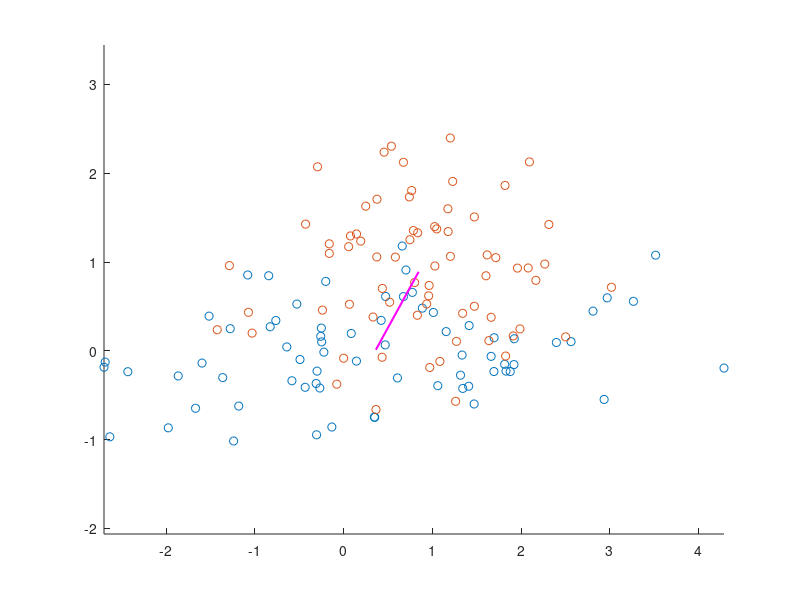

This chart was generated by the following MATLAB code: (Note: this script raises an error after producing the figure.)
clear; close all; clc;

%% a) Prototype Classifier
% The purpose of a classifier is to find a decision boundary where the
% posterior probability of a datapoint x that belongs to the dataset X
% belonging to classes C1 and C2 are the same. Therefore, in terms of
% posterior probabilities, the goal of a Maximum Likelihood Classifier is
% to equate:
%%
% $$p(x \epsilon C_1 | X = x) = p(x \epsilon C_2 | X = x) $$
%%
% Using Bayes' rule, we have:
%%
% $$\frac{p(X = x | x \epsilon C_1) p(x \epsilon C_1)}{p(X = x)} =
% \frac{p(X = x | x \epsilon C_2) p(x \epsilon C_2)}{p(X = x)} $$
%%
% Let the priors be:
%%
% $$p(x \epsilon C_1) = p_1 $$
%% 
% and
%%
% $$p(x \epsilon C_2) = p_2 $$
%%
% And the likelihoods be:
%%
% $$p(X = x | x \epsilon C_1) = f_1(x) $$
%% 
% and
%%
% $$p(X = x | x \epsilon C_2) = f_2(x) $$
%%
% The denominator is the net sum of posterior probabilities of the datapoint 
% belonging to each class. Therefore, we can summarize as:
%%
% $$\frac{f_1(x) p_1}{f_1(x) p_1 + f_2(x) p_2} =
% \frac{f_2(x) p_2}{f_1(x) p_1 + f_2(x) p_2} $$
%%
% The denominators in the equality can be ignored and hence we have:
%%
% $$ f_1(x) p_1 = f_2(x) p_2 $$
%%
% Now if the data are drawn from Gaussian distributions, then we have:
%%
% $$f_1(x) = \frac{1}{\sqrt{(2\pi)^d |\Sigma_1 |}} e^{-\frac{(x - \mu_1)^T \Sigma_1^{-1} (x - \mu_1)}{2}}$$ 
%%
% and
%%
% $$f_2(x) = \frac{1}{\sqrt{(2\pi)^d |\Sigma_2 |}} e^{-\frac{(x - \mu_2)^T \Sigma_2^{-1} (x - \mu_2)}{2}}$$ 
%%
% where, $$x,\ \mu_1,\ \mu_2 \epsilon R^d $$, and $$\Sigma_1,\ \Sigma_2
% \epsilon R^{d \times d} $$
%%
% In the scenario where the covariances of the two classes are scalar
% multiples of identity matrix, we have:
%%
% $$\Sigma_1 = s_1 I = s_1,\ \Sigma_2 = s_2 I = s_2 $$
%%
% Thus, the equality becomes:
%%
% $$\frac{1}{\sqrt{(2\pi)^d s_1}} e^{-\frac{(x - \mu_1)^T
% s_1^{-1} (x - \mu_1)}{2}} p_1 = \frac{1}{\sqrt{(2\pi)^d s_2}} 
% e^{-\frac{(x - \mu_2)^T s_2^{-1} (x - \mu_2)}{2}} p_2 $$
%%
% Therefore:
%%
% $$\frac{p_1}{\sqrt{s_1}} e^{-\frac{(x - \mu_1)^T
% s_1^{-1} (x - \mu_1)}{2}}  = \frac{p_2}{\sqrt{s_2}} 
% e^{-\frac{(x - \mu_2)^T s_2^{-1} (x - \mu_2)}{2}} $$
%%
% Taking natural logarithms on both sides, we get:
%%
% $$ln(\frac{p_1}{\sqrt{s_1}}) - \frac{(x - \mu_1)^T
% s_1^{-1} (x - \mu_1)}{2}  = ln(\frac{p_2}{\sqrt{s_2}})
% -\frac{(x - \mu_2)^T s_2^{-1} (x - \mu_2)}{2} $$
%%
% Therefore,
%%
% $$ln(\frac{p_1}{\sqrt{s_1}}) - \frac{(x - \mu_1)^T
% (x - \mu_1)}{2s_1}  = ln(\frac{p_2}{\sqrt{s_2}})
% -\frac{(x - \mu_2)^T (x - \mu_2)}{2s_2} $$
%%
% Now we can expand the product of vectors as:
%%
% $$(x - \mu_1)^T (x - \mu_1) = x^T x - \mu_1^T x - x^T \mu_1 + \mu_1^T
% \mu_1 = x^T x - 2 x^T \mu_1 + \mu_1^T \mu_1 $$
%%
% Hence we can expand the equality as:
%%
% $$ln(\frac{p_1}{\sqrt{s_1}}) - \frac{x^T x - 2 x^T \mu_1 + \mu_1^T \mu_1}{2s_1}  
% = ln(\frac{p_2}{\sqrt{s_2}}) - \frac{x^T x - 2 x^T \mu_2 + \mu_2^T \mu_2}{2s_2} $$
%%
% Rearranging terms, we get:
%%
% $$\frac{x^T x - 2 x^T \mu_2 + \mu_2^T \mu_2}{2s_2} - \frac{x^T x - 2 x^T \mu_1 + \mu_1^T \mu_1}{2s_1}  
% = ln(\frac{p_2}{\sqrt{s_2}}) - ln(\frac{p_1}{\sqrt{s_1}}) $$
%%
% Multiplying both sides by $$2s_1 s_2 $$, we get:
%%
% $$s_1 (x^T x - 2 x^T \mu_2 + \mu_2^T \mu_2) - s_2 (x^T x - 2 x^T \mu_1 + \mu_1^T \mu_1)  
% = (2s_1 s_2)\times (ln(\frac{p_2}{\sqrt{s_2}}) - ln(\frac{p_1}{\sqrt{s_1}})) $$
%%
% Hence, we have:
%%
% $$s_1 (x^T x - 2 x^T \mu_2 + \mu_2^T \mu_2) - s_2 (x^T x - 2 x^T \mu_1 + \mu_1^T \mu_1)  
% = (2s_1 s_2)\times (ln(\frac{p_2 \sqrt{s_1}}{p_1 \sqrt{s_2}})) $$
%%
% The decision boundary exists for the case where $$p_1 = p_2 $$. Hence at the boundary, we
% get:
%%
% $$s_1 (x^T x - 2 x^T \mu_2 + \mu_2^T \mu_2) - s_2 (x^T x - 2 x^T \mu_1 + \mu_1^T \mu_1)  
% = (2s_1 s_2)\times (ln(\frac{\sqrt{s_1}}{\sqrt{s_2}})) $$
%%
% Also, the linear discriminant "prototype classifier" assumes that the
% covariances of both the classes is equal. Therefore, we have $$s_1 = s_2
% $$
%%
% $$(x^T x - 2 x^T \mu_2 + \mu_2^T \mu_2) - (x^T x - 2 x^T \mu_1 + \mu_1^T \mu_1)  
% = 2s_1^2 \times (ln(1)) $$
%%
% Therefore,
%%
% $$ 2 x^T (\mu_1 - \mu_2) + \mu_2^T \mu_2  - \mu_1^T \mu_1 = 0 $$
%%
% Therefore, we can classify the data as belonging to class 1 when:
%%
% $$ x^T (\mu_1 - \mu_2) > \frac{\mu_1^T \mu_1 - \mu_2^T \mu_2}{2}  $$
%%
% Otherwise, the datapoint belongs to class 2.
%%
% The discriminant vector here is:
%% 
% $$w = \mu_1 - \mu_2 $$
%%
% And the criterion is:
%% 
% $$c = \frac{\mu_1^T \mu_1 - \mu_2^T \mu_2}{2}$$
%%
load('fisherData.mat')
mean_data1 = mean(data1); % mean of data1
mean_data2 = mean(data2); % mean of data2
w = mean_data2 - mean_data1; % the discriminant vector
w_norm = sqrt(sum(w.^2)); % norm of discriminant vector
w_hat = w./w_norm; % unit discriminant vector
midpoint_data = (mean_data1 + mean_data2)/2; % midpoint between means of two datasets

figure();
scatter(data1(:, 1), data1(:, 2), 'b*', 'DisplayName', 'dog vocalizations');
hold on;
scatter(data2(:, 1), data2(:, 2), 'ro', 'DisplayName', 'cat vocalizations');
plot([midpoint_data(1) - w_hat(1)/2, midpoint_data(1) + w_hat(1)/2], ...
    [midpoint_data(2) - w_hat(2)/2, midpoint_data(2) + w_hat(2)/2], ...
    'm-', 'DisplayName', 'w hat', 'LineWidth', 1.5)
axis equal;

x_dec_boundary = xlim; % x limits of the graph
% Computing decision boundary given w_hat
y_dec_boundary = decision_boundary(x_dec_boundary, midpoint_data, w_hat);

plot(x_dec_boundary, y_dec_boundary, 'k-', 'LineWidth', 2, ...
    'DisplayName', 'boundary')
set(gca, 'FontSize', 14)
set(gca, 'LineWidth', 2)
xlim(x_dec_boundary)
title('Prototype Classifier')
legend('Location', 'northeastoutside');

% Computing fraction correctly classified by the classifier
%% NOTE: For some reason this has been printed at the end of the document.
frac_correctly_classified_prototype = classification_performance(data1, ...
    data2, x_dec_boundary, y_dec_boundary, w_hat)

%% b) Fischer's Linear Discriminant Classifier
% The Fischer's Linear Discriminant assumes that the covariances of the two
% matrices are identical. However, they need not be multiples of identity
% matrix. Hence, the equation of the decision boundary is:
%%
% $$\frac{1}{\sqrt{(2\pi)^d |\Sigma |}} e^{-\frac{(x - \mu_1)^T
% \Sigma^{-1} (x - \mu_1)}{2}} p_1 = \frac{1}{\sqrt{(2\pi)^d |\Sigma |}} 
% e^{-\frac{(x - \mu_2)^T \Sigma ^{-1} (x - \mu_2)}{2}} p_2 $$
%%
% where, $$\Sigma = \Sigma_1 = \Sigma_2 $$
%%
% Therefore,
%%
% $$ e^{-\frac{(x - \mu_1)^T
% \Sigma^{-1} (x - \mu_1)}{2}} p_1 =  
% e^{-\frac{(x - \mu_2)^T \Sigma ^{-1} (x - \mu_2)}{2}} p_2 $$
%%
% Taking natural logarithms on both sides:
%%
% $$ -\frac{(x - \mu_1)^T
% \Sigma^{-1} (x - \mu_1)}{2} + ln(p_1) =  
% -\frac{(x - \mu_2)^T \Sigma ^{-1} (x - \mu_2)}{2} + ln(p_2) $$
%%
% Rearranging terms, we get:
%%
% $$ -\frac{(x - \mu_1)^T \Sigma^{-1} (x - \mu_1)}{2}   
% + \frac{(x - \mu_2)^T \Sigma ^{-1} (x - \mu_2)}{2} = ln(p_2) - ln(p_1) 
% = ln(\frac{p_2}{p_1})$$
%%
% At the decision boundary, we have: $$p_1 = p_2 $$, therefore, we get:
%%
% $$ -\frac{(x - \mu_1)^T \Sigma^{-1} (x - \mu_1)}{2}   
% + \frac{(x - \mu_2)^T \Sigma ^{-1} (x - \mu_2)}{2} = 0 $$
%%
% Expanding the vector-matrix multiplications in the numerator and using the fact that 
% covariance matrices are symmetric, we get:
%% 
% $$(x - \mu_1)^T \Sigma^{-1} (x - \mu_1) = (x^T - \mu_1^T) \Sigma^{-1} (x
% - \mu_1) $$
%%
% $$ = x^T \Sigma^{-1} x - x^T \Sigma^{-1} \mu_1 - \mu_1^T \Sigma^{-1} x +
% \mu_1^T \Sigma^{-1} \mu_1 = x^T \Sigma^{-1} x - x^T \Sigma^{-1} \mu_1 - (\mu_1 (\Sigma^T)^{-1} x^T)^T +
% \mu_1^T \Sigma^{-1} \mu_1 $$
%% 
% $$ = x^T \Sigma^{-1} x - x^T \Sigma^{-1} \mu_1 - x^T \Sigma^{-1} \mu_1 +
% \mu_1^T \Sigma^{-1} \mu_1 = x^T \Sigma^{-1} x - 2 x^T \Sigma^{-1} \mu_1 +
% \mu_1^T \Sigma^{-1} \mu_1 $$
%%
% Thus, the equality becomes:
%%
% $$ -(x^T \Sigma^{-1} x - 2 x^T \Sigma^{-1} \mu_1 +
% \mu_1^T \Sigma^{-1} \mu_1)   
% + (x^T \Sigma^{-1} x - 2 x^T \Sigma^{-1} \mu_2 +
% \mu_2^T \Sigma^{-1} \mu_2) = 0 $$
%%
% $$ 2 x^T \Sigma^{-1} (\mu_1 - \mu_2) +
% (\mu_1 - \mu_2)^T \Sigma^{-1} (\mu_1 - \mu_2) = 0 $$
%%
% Therefore, we can say that the datapoint belongs to Class 1 if:
%%
% $$ x^T \Sigma^{-1} (\mu_1 - \mu_2) > - (\mu_1 - \mu_2)^T \Sigma^{-1} (\mu_1 - \mu_2) $$
%%
% Thus, the discriminant vector becomes:
%%
% $$w = \Sigma^{-1} (\mu_1 - \mu_2) $$
%%
% where, $$\Sigma = \frac{\Sigma_1 + \Sigma_2}{2} $$
%%
% and the criterion is:
%% 
% $$c = - (\mu_1 - \mu_2)^T \Sigma^{-1} (\mu_1 - \mu_2) $$
%%
cov_data1 = cov(data1); % covariance of data 1
cov_data2 = cov(data2); % covariance of data 2
cov_combined = (cov_data1 + cov_data2)/2; % combined covariance
w_hat_fisch = cov_combined \ w'; % Fischer's discriminant vector

figure();
scatter(data1(:, 1), data1(:, 2), 'b*', 'DisplayName', 'dog vocalizations');
hold on;
scatter(data2(:, 1), data2(:, 2), 'ro', 'DisplayName', 'cat vocalizations');

plot([midpoint_data(1) - w_hat_fisch(1)/2, midpoint_data(1) + w_hat_fisch(1)/2], ...
    [midpoint_data(2) - w_hat_fisch(2)/2, midpoint_data(2) + w_hat_fisch(2)/2], ...
    'm-', 'DisplayName', 'w hat', 'LineWidth', 1.5)
axis equal;

x_dec_boundary = xlim; % x limits of the graph
% Computing decision boundary given w_hat 
y_dec_boundary = decision_boundary(x_dec_boundary, midpoint_data, w_hat_fisch);

plot(x_dec_boundary, y_dec_boundary, 'k-', 'LineWidth', 2, ...
    'DisplayName', 'boundary')
set(gca, 'FontSize', 14)
set(gca, 'LineWidth', 2)
xlim(x_dec_boundary)
title("Fischer's Linear Discriminant Classifier")
legend('Location', 'northeastoutside')

% Computing fraction correctly classified by the classifier
frac_correctly_classified_fischer = classification_performance(data1, ...
    data2, x_dec_boundary, y_dec_boundary, w_hat_fisch)

%% c) Regularized Fischer's discriminant Classifier
lambdas = 0:0.05:1; % weighting of covariance matrices
runs = 1e3;

train_size = floor(0.95 * size(data1, 1));
frac_correctly_classified_cv = zeros(length(lambdas), runs);

for run = 1:runs
    for ll = 1:length(lambdas)
        lambda = lambdas(ll);
        
        % Splitting train and test sets
        train1_indices = randperm(size(data1, 1), train_size);
        test1_indices = setdiff(1:size(data1, 1), train1_indices);
        train2_indices = randperm(size(data2, 1), train_size);
        test2_indices = setdiff(1:size(data2, 1), train2_indices);
        
        train1 = data1(train1_indices, :);
        train2 = data2(train2_indices, :);
        test1 = data1(test1_indices, :);
        test2 = data2(test2_indices, :);
        
        % Computing the discriminant vector for the regularized Fischer
        mean_train1 = mean(train1);
        mean_train2 = mean(train2);
        w = mean_train2 - mean_train1;
        w = w./sqrt(sum(w.^2));
        midpoint_train = (mean_train1 + mean_train2)/2;
    
        cov_train1 = cov(train1); cov_train2 = cov(train2);
        cov_combined = (cov_train1 + cov_train2)/2;
        cov_estimated = (1 - lambda) .* cov_combined + lambda .* eye(2);
        w_hat_estim = cov_estimated \ w';
    
        x_dec_boundary = xlim; % x limits of the graph
        % Computing decision boundary given w_hat 
        y_dec_boundary = decision_boundary(x_dec_boundary, midpoint_train, ...
            w_hat_estim);
        
        % Computing fraction correctly classified by the classifier
        frac_correctly_classified_cv(ll, run) = classification_performance(test1, ...
            test2, x_dec_boundary, y_dec_boundary, w_hat_estim);
    end
end

% Computing mean and error of correctly classified datapoints over runs
frac_correctly_classified_mean = mean(frac_correctly_classified_cv, 2);
frac_correctly_classified_stderror = std(frac_correctly_classified_cv, 0, 2)...
    ./sqrt(size(frac_correctly_classified_mean, 2));

figure()
errorbar(lambdas, frac_correctly_classified_mean, frac_correctly_classified_stderror)
xlabel('\lambda')
ylabel('proportion correctly classified')
title("Fischer's Linear Discriminant Classifier cross-validation")

%%
% We can see that there are huge errorbars across the range of lambdas when
% checking for accuracy of classification. This is because of the
% choice of 95-5 classification for a small dataset of size 140. For
% smaller datasets, it is essential for the test set to be representative
% of the training set. Hence an ideal way to test the classifiers would be
% have a larger test size. Running the same approach with a 60-40
% classification: 
%%
train_size = floor(0.6 * size(data1, 1));
frac_correctly_classified_cv = zeros(length(lambdas), runs);

for run = 1:runs
    for ll = 1:length(lambdas)
        lambda = lambdas(ll);
        
        % Splitting train and test sets
        train1_indices = randperm(size(data1, 1), train_size);
        test1_indices = setdiff(1:size(data1, 1), train1_indices);
        train2_indices = randperm(size(data2, 1), train_size);
        test2_indices = setdiff(1:size(data2, 1), train2_indices);
        
        train1 = data1(train1_indices, :);
        train2 = data2(train2_indices, :);
        test1 = data1(test1_indices, :);
        test2 = data2(test2_indices, :);
        
        % Computing the discriminant vector for the regularized Fischer
        mean_train1 = mean(train1);
        mean_train2 = mean(train2);
        w = mean_train2 - mean_train1;
        w = w./sqrt(sum(w.^2));
        midpoint_train = (mean_train1 + mean_train2)/2;
    
        cov_train1 = cov(train1); cov_train2 = cov(train2);
        cov_combined = (cov_train1 + cov_train2)/2;
        cov_estimated = (1 - lambda) .* cov_combined + lambda .* eye(2);
        w_hat_estim = cov_estimated \ w';
    
        x_dec_boundary = xlim; % x limits of the graph
        % Computing decision boundary given w_hat 
        y_dec_boundary = decision_boundary(x_dec_boundary, midpoint_train, ...
            w_hat_estim);
        
        % Computing fraction correctly classified by the classifier
        frac_correctly_classified_cv(ll, run) = classification_performance(test1, ...
            test2, x_dec_boundary, y_dec_boundary, w_hat_estim);
    end
end

% Computing mean and error of correctly classified datapoints over runs
frac_correctly_classified_mean = mean(frac_correctly_classified_cv, 2);
frac_correctly_classified_stderror = std(frac_correctly_classified_cv, 0, 2)...
    ./sqrt(size(frac_correctly_classified_mean, 2));

figure()
errorbar(lambdas, frac_correctly_classified_mean, frac_correctly_classified_stderror)
xlabel('\lambda')
ylabel('proportion correctly classified')
title("Fischer's Linear Discriminant Classifier cross-validation")

%%
% We can now see that there is a trend in the performance of the classifier
% with an increase in lambda. Specifically, we see that there is a decrease
% in classification accuracy as a function of lambda. This suggests that a
% a Fischer's Linear Discriminant classifier is better than a prototype
% classifier for this dataset.

%% d) Quadratic Classifier
% For QDA, the covariances of the two datasets are not assumed to be the
% same, thus the equation of the decision boundary becomes:
%%
% $$\frac{1}{\sqrt{(2\pi)^d |\Sigma_1 |}} e^{-\frac{(x - \mu_1)^T
% \Sigma_1^{-1} (x - \mu_1)}{2}} p_1 = \frac{1}{\sqrt{(2\pi)^d |\Sigma_2 |}} 
% e^{-\frac{(x - \mu_2)^T \Sigma_2 ^{-1} (x - \mu_2)}{2}} p_2 $$
%%
% Taking natural logarithms on both sides, we get:
%%
% $$ -\frac{d}{2}ln(2\pi ) - \frac{1}{2} ln(|\Sigma_1 |) - \frac{1}{2} (x -
% \mu_1)^T \Sigma_1^{-1} (x - \mu_1) + ln(p_1) = -\frac{d}{2}ln(2\pi ) - 
% \frac{1}{2} ln(|\Sigma_2 |) - \frac{1}{2} (x - \mu_2)^T \Sigma_2^{-1} 
% (x - \mu_2) + ln(p_2) $$
%%
% For the decision boundary, we have $$p_1 = p_2 $$ and multiplying both
% sides by 2, we get:
%%
% $$ ln(|\Sigma_1 |) + (x - \mu_1)^T \Sigma_1^{-1} (x - \mu_1) = 
% ln(|\Sigma_2 |) + (x - \mu_2)^T \Sigma_2^{-1} (x - \mu_2) $$
%%
% Rearranging terms, we get:
%%
% $$ (x - \mu_1)^T \Sigma_1^{-1} (x - \mu_1) - (x - \mu_2)^T \Sigma_2^{-1}
% (x - \mu_2) = ln(|\Sigma_2 |) - ln(|\Sigma_1 |)  $$
%%
% Therefore,
%%
% $$ (x^T \Sigma_1^{-1} x - \mu_1^T \Sigma_1^{-1} x - x^T \Sigma_1^{-1} \mu_1 + \mu_1^T \Sigma_1^{-1} \mu_1) - 
% (x^T \Sigma_2^{-1} x - \mu_2^T \Sigma_2^{-1} x - x^T \Sigma_2^{-1} \mu_2 + \mu_2^T \Sigma_2^{-1} \mu_2) 
% = ln(\frac{|\Sigma_2 |}{|\Sigma_1 |})  $$
%%
% Therefore,
%%
% $$ x^T (\Sigma_1 - \Sigma_2)^{-1} x - 2(\Sigma_1^{-1} \mu_1 - \Sigma_2^{-1} \mu_2)^T x + 
% (\mu_1^T \Sigma_1^{-1} \mu_1) - \mu_2^T \Sigma_2^{-1} \mu_2) - ln(\frac{|\Sigma_2 |}{|\Sigma_1 |}) = 0  $$
%%
% Therefore, the decision is Class 1 if:
%% 
% $ x^T (\Sigma_1 - \Sigma_2)^{-1} x - 2(\Sigma_1^{-1} \mu_1 - \Sigma_2^{-1} \mu_2)^T x + 
% (\mu_1^T \Sigma_1^{-1} \mu_1) - \mu_2^T \Sigma_2^{-1} \mu_2) - ln(\frac{|\Sigma_2 |}{|\Sigma_1 |}) 
% - 2 ln(\frac{p_1}{p_2}) < 0  $$
%%
% And the decision is Class 2, otherwise.
%%
figure();
scatter(data1(:, 1), data1(:, 2), 'b*', 'DisplayName', 'dog vocalizations');
hold on;
scatter(data2(:, 1), data2(:, 2), 'ro', 'DisplayName', 'cat vocalizations');

% Creating XY a matrix of co-ordinates of datapoints that span the space of
% the graph
xx_ = xlim;
yy_ = ylim;
pps = 4*1e2;
xx = linspace(xx_(1), xx_(2), pps);
yy = linspace(xx_(1), xx_(2), pps);
[X, Y] = meshgrid(xx, yy);
XY = [X(:) Y(:)];

% Computing likelihood for each datapoint coming from a given distribution
p1 = mvnpdf(XY, mean_data1, cov_data1);
p2 = mvnpdf(XY, mean_data2, cov_data2);
diff_p = p1 - p2;
scatter(XY(:, 1), XY(:, 2), [], diff_p, 'MarkerFaceAlpha', 0.2, ...
     'MarkerEdgeAlpha', 0.2)

p1_Quadratic = reshape(p1,length(yy),length(xx));
p2_Quadratic = reshape(p2,length(yy),length(xx));

idx_Ygrid = zeros(1,length(xx));

% The boundary condition is when p1_Quadratic = p2_Quadratic. However, to
% avoid underflow error we are instead equating log(p1_Quadratic) =
% log(p2_Quadratic).
logDiff = (log(p1_Quadratic) - log(p2_Quadratic)) < 1e-3;

% Next we compute the decision boundary by checking for the minimum value
% of logDiff that equates to 0 in the xy plane. The first datapoint is
% selected as values below that indicate that datapoint belongs to the
% cluster 2.
for kk = 1:length(xx)
    idx_Ygrid(kk) = length(yy) - find(flipud(logDiff(:,kk)) == 0,1);
end

plot(xx,yy(idx_Ygrid),'k-','LineWidth',2, 'DisplayName', 'Boundary');
scatter(data1(:, 1), data1(:, 2), 'b*', 'DisplayName', 'dog vocalizations');
scatter(data2(:, 1), data2(:, 2), 'ro', 'DisplayName', 'cat vocalizations');
plot(mean_data1(1),mean_data1(2),'b+','LineWidth',3);
plot(mean_data2(1),mean_data2(2),'r+','LineWidth',3); hold off;
legend()
%%
% Next we compute the probability of each datapoint coming from a Gaussian
% distribution given by the mean and covariance of either cluster. The
% quadratic classifier will call the cluster based on whether the
% probability of one is greater than the other.

p1_data1 = mvnpdf(data1, mean_data1, cov_data1);
p2_data1 = mvnpdf(data1, mean_data2, cov_data2);
p1_data2 = mvnpdf(data2, mean_data1, cov_data1);
p2_data2 = mvnpdf(data2, mean_data2, cov_data2);

correct_data1 = sum(p1_data1 >= p2_data1)
correct_data2 = sum(p2_data2 >= p1_data2)

frac_correctly_classified_qda_ = (correct_data1 + correct_data2)./...
     (2 * size(data1, 1))

%%
% We can see that the QDA performs better than prototype, LDA, or
% regularized LDA for this dataset. However, this might not always be the
% case. For datasets that have equal covariances or a scalar multiple of
% identity as a covariance matrix, it makes sense to use simpler
% classifiers like LDA or prototype as they have fewer parameters to
% optimize on and hence the chances of overfitting would be less.

%% Functions
function y_dec_boundary = decision_boundary(x_dec_boundary, ...
    midpoint_data, w_hat)
    % The function computes a decision boundary given the discriminant
    % vector. It uses the information that decision boundary is
    % perpendicular to the discriminant vector and that it passes through
    % the midpoint between the means of two datasets. The equation of line
    % can then be used to compute the decision boundary.
    dec_boundary_slope = -(w_hat(1))/(w_hat(2));
    y_dec_boundary(1) = midpoint_data(2) + dec_boundary_slope * ...
        (x_dec_boundary(1) - midpoint_data(1));
    y_dec_boundary(2) = midpoint_data(2) + dec_boundary_slope * ...
        (x_dec_boundary(2) - midpoint_data(1));
end

function frac_correctly_classified = classification_performance(data1, ...
    data2, x_dec_boundary, y_dec_boundary, w_hat)
    % The function computes the fraction of datapoints that are correctly
    % classified by the given linear classifier. It computes the expected
    % y-value given x-value of each datapoint were that datapoint to lie on
    % the decision boundary. It then uses the predicted y-value and the
    % actual y-value to decide the class of the datapoint and checks it with
    % the true class of the datapoint.

    dec_boundary_slope = -(w_hat(1))/(w_hat(2));
    
    x_ones = ones(size(data1(:, 1))) .* x_dec_boundary(1);
    y_ones = ones(size(data1(:, 1))) .* y_dec_boundary(1);
    
    y_data1 = y_ones + dec_boundary_slope * (data1(:, 1) - x_ones);
    y_data2 = y_ones + dec_boundary_slope * (data2(:, 1) - x_ones);
    
    correct_data1 = sum(y_data1 >= data1(:, 2));
    correct_data2 = sum(y_data2 <= data2(:, 2));
    
    frac_correctly_classified = (correct_data1 + correct_data2)./...
        (2 * size(data1, 1));
end

function count_correct = frac_correctly_classified_qda(data, cov1, cov2, mean1, mean2, ...
    p1, p2, data_num)
    % An attempt was made to compute the correctly classified datapoints using the
    % closed-form solution. No clue why it doesn't work.
    decs = zeros(size(data, 1), 1);
    for ss = 1:size(data, 1)
        x = data(ss, :);
        decs(ss) = x * inv(cov1 - cov2) * x' - 2 * (inv(cov1) * mean1' - ...
            inv(cov2) * mean2')' * x' + ((mean1 * inv(cov1) * mean1') - (mean2 * ...
            inv(cov2) * mean2')) - log(det(cov2)./det(cov1)) - 2 * log(p1(ss)./p2(ss));
    end

    if data_num == 1
        count_correct = sum(decs < 0);
    else
        count_correct = sum(decs > 0);
    end
end

function boundary = dec_bound_qda(XY, cov1, cov2, mean1, mean2)
    % An attempt was made to compute the decision boundary using the
    % closed-form solution. No clue why it doesn't work.
    x = []; y = [];
    for ss = 1:size(XY, 1)
        xy = XY(ss, :);
        decs = xy * inv(cov1 - cov2) * xy' - 2 * (inv(cov1) * mean1' - ...
            inv(cov2) * mean2')' * xy' + ((mean1 * inv(cov1) * mean1') - (mean2 * ...
            inv(cov2) * mean2')) - log(det(cov2)./det(cov1));
        if decs < 1e-2
            x = [x, xy(2)];
            y = [y, xy(1)];
        end
    end
    boundary = [x(:) y(:)];
end